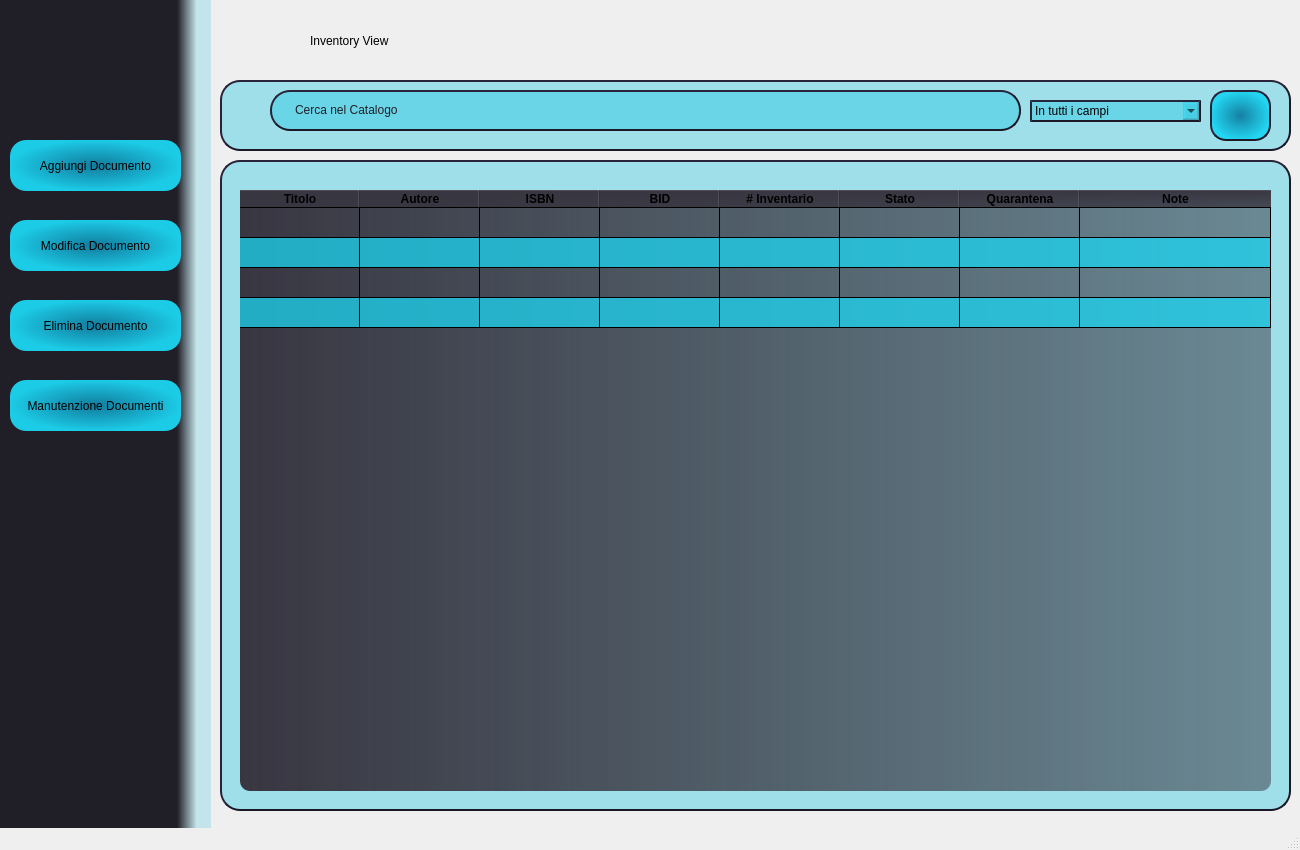
<?xml version="1.0" encoding="UTF-8"?>
<ui version="4.0">
 <class>Home</class>
 <widget class="QMainWindow" name="Home">
  <property name="geometry">
   <rect>
    <x>0</x>
    <y>0</y>
    <width>1300</width>
    <height>850</height>
   </rect>
  </property>
  <property name="minimumSize">
   <size>
    <width>760</width>
    <height>850</height>
   </size>
  </property>
  <property name="maximumSize">
   <size>
    <width>1300</width>
    <height>850</height>
   </size>
  </property>
  <property name="windowTitle">
   <string>Babelib</string>
  </property>
  <widget class="QWidget" name="centralwidget">
   <widget class="QFrame" name="frame">
    <property name="geometry">
     <rect>
      <x>220</x>
      <y>160</y>
      <width>1071</width>
      <height>651</height>
     </rect>
    </property>
    <property name="minimumSize">
     <size>
      <width>0</width>
      <height>1</height>
     </size>
    </property>
    <property name="styleSheet">
     <string notr="true">border-radius: 20px;
border-style: outset;
border-width: 2px;
border-color:rgb(27,25,39);
background-color:rgba(0, 192, 225, 85)</string>
    </property>
    <property name="frameShape">
     <enum>QFrame::StyledPanel</enum>
    </property>
    <property name="frameShadow">
     <enum>QFrame::Raised</enum>
    </property>
    <widget class="QTableWidget" name="itemTable">
     <property name="enabled">
      <bool>true</bool>
     </property>
     <property name="geometry">
      <rect>
       <x>20</x>
       <y>30</y>
       <width>1031</width>
       <height>601</height>
      </rect>
     </property>
     <property name="sizePolicy">
      <sizepolicy hsizetype="Preferred" vsizetype="Preferred">
       <horstretch>40</horstretch>
       <verstretch>40</verstretch>
      </sizepolicy>
     </property>
     <property name="minimumSize">
      <size>
       <width>100</width>
       <height>200</height>
      </size>
     </property>
     <property name="sizeIncrement">
      <size>
       <width>0</width>
       <height>0</height>
      </size>
     </property>
     <property name="mouseTracking">
      <bool>false</bool>
     </property>
     <property name="tabletTracking">
      <bool>false</bool>
     </property>
     <property name="accessibleName">
      <string/>
     </property>
     <property name="autoFillBackground">
      <bool>false</bool>
     </property>
     <property name="styleSheet">
      <string notr="true">background-color: rgb(27, 25, 39);
font: 14pt &quot;Source Code Pro for Powerline&quot;;
background-color:qlineargradient(spread:reflect, x1:0, y1:0, x2:1, y2:0, stop:0 rgba(56, 54, 65, 255), stop:1 rgba(56, 54, 65, 130));
qproperty-alignment: 'AlignLeft';
alternate-background-color: rgb(27, 213, 241,190);
border:none;
border-radius:10px;</string>
     </property>
     <property name="lineWidth">
      <number>1</number>
     </property>
     <property name="verticalScrollBarPolicy">
      <enum>Qt::ScrollBarAsNeeded</enum>
     </property>
     <property name="horizontalScrollBarPolicy">
      <enum>Qt::ScrollBarAlwaysOff</enum>
     </property>
     <property name="dragDropOverwriteMode">
      <bool>true</bool>
     </property>
     <property name="alternatingRowColors">
      <bool>true</bool>
     </property>
     <property name="gridStyle">
      <enum>Qt::SolidLine</enum>
     </property>
     <property name="sortingEnabled">
      <bool>true</bool>
     </property>
     <property name="rowCount">
      <number>4</number>
     </property>
     <attribute name="horizontalHeaderVisible">
      <bool>true</bool>
     </attribute>
     <attribute name="horizontalHeaderCascadingSectionResizes">
      <bool>false</bool>
     </attribute>
     <attribute name="horizontalHeaderDefaultSectionSize">
      <number>120</number>
     </attribute>
     <attribute name="horizontalHeaderHighlightSections">
      <bool>false</bool>
     </attribute>
     <attribute name="horizontalHeaderMinimumSectionSize">
      <number>30</number>
     </attribute>
     <attribute name="horizontalHeaderShowSortIndicator" stdset="0">
      <bool>true</bool>
     </attribute>
     <attribute name="horizontalHeaderStretchLastSection">
      <bool>true</bool>
     </attribute>
     <attribute name="verticalHeaderVisible">
      <bool>false</bool>
     </attribute>
     <attribute name="verticalHeaderCascadingSectionResizes">
      <bool>false</bool>
     </attribute>
     <attribute name="verticalHeaderHighlightSections">
      <bool>true</bool>
     </attribute>
     <attribute name="verticalHeaderShowSortIndicator" stdset="0">
      <bool>false</bool>
     </attribute>
     <attribute name="verticalHeaderStretchLastSection">
      <bool>false</bool>
     </attribute>
     <row>
      <property name="text">
       <string>New Row</string>
      </property>
     </row>
     <row>
      <property name="text">
       <string>New Row</string>
      </property>
     </row>
     <row>
      <property name="text">
       <string>New Row</string>
      </property>
     </row>
     <row>
      <property name="text">
       <string>New Row</string>
      </property>
     </row>
     <column>
      <property name="text">
       <string>Titolo</string>
      </property>
      <property name="font">
       <font>
        <weight>75</weight>
        <bold>true</bold>
       </font>
      </property>
     </column>
     <column>
      <property name="text">
       <string>Autore</string>
      </property>
      <property name="font">
       <font>
        <weight>75</weight>
        <bold>true</bold>
       </font>
      </property>
     </column>
     <column>
      <property name="text">
       <string>ISBN</string>
      </property>
      <property name="font">
       <font>
        <weight>75</weight>
        <bold>true</bold>
       </font>
      </property>
     </column>
     <column>
      <property name="text">
       <string>BID</string>
      </property>
      <property name="font">
       <font>
        <weight>75</weight>
        <bold>true</bold>
       </font>
      </property>
     </column>
     <column>
      <property name="text">
       <string># Inventario</string>
      </property>
      <property name="font">
       <font>
        <weight>75</weight>
        <bold>true</bold>
       </font>
      </property>
     </column>
     <column>
      <property name="text">
       <string>Stato</string>
      </property>
      <property name="font">
       <font>
        <weight>75</weight>
        <bold>true</bold>
       </font>
      </property>
     </column>
     <column>
      <property name="text">
       <string>Quarantena</string>
      </property>
      <property name="font">
       <font>
        <weight>75</weight>
        <bold>true</bold>
       </font>
      </property>
     </column>
     <column>
      <property name="text">
       <string>Note</string>
      </property>
      <property name="font">
       <font>
        <weight>75</weight>
        <bold>true</bold>
       </font>
      </property>
     </column>
     <item row="0" column="0">
      <property name="flags">
       <set>ItemIsEnabled</set>
      </property>
     </item>
    </widget>
   </widget>
   <widget class="QFrame" name="frame_2">
    <property name="geometry">
     <rect>
      <x>0</x>
      <y>0</y>
      <width>211</width>
      <height>831</height>
     </rect>
    </property>
    <property name="styleSheet">
     <string notr="true">border:none;
background-color:qlineargradient(spread:pad, x1:0.83936, y1:0, x2:1, y2:0, stop:0 rgba(32, 30, 39, 255), stop:0.571429 rgba(0, 178, 210, 48));
</string>
    </property>
    <property name="frameShape">
     <enum>QFrame::StyledPanel</enum>
    </property>
    <property name="frameShadow">
     <enum>QFrame::Raised</enum>
    </property>
    <widget class="QPushButton" name="deleteButton">
     <property name="geometry">
      <rect>
       <x>10</x>
       <y>300</y>
       <width>171</width>
       <height>51</height>
      </rect>
     </property>
     <property name="styleSheet">
      <string notr="true">background-color:qradialgradient(spread:pad, cx:0.499926, cy:0.5, radius:0.5, fx:0.5, fy:0.5, stop:0 rgba(18, 125, 160, 249), stop:1 rgba(27, 213, 241, 241));
border-radius:16px;</string>
     </property>
     <property name="text">
      <string>Elimina Documento</string>
     </property>
     <property name="icon">
      <iconset>
       <normaloff>images/remove book.png</normaloff>images/remove book.png</iconset>
     </property>
     <property name="iconSize">
      <size>
       <width>40</width>
       <height>40</height>
      </size>
     </property>
    </widget>
    <widget class="QPushButton" name="modifyButton">
     <property name="geometry">
      <rect>
       <x>10</x>
       <y>220</y>
       <width>171</width>
       <height>51</height>
      </rect>
     </property>
     <property name="styleSheet">
      <string notr="true">background-color:qradialgradient(spread:pad, cx:0.499926, cy:0.5, radius:0.5, fx:0.5, fy:0.5, stop:0 rgba(18, 125, 160, 249), stop:1 rgba(27, 213, 241, 241));
border-radius:16px;</string>
     </property>
     <property name="text">
      <string>Modifica Documento</string>
     </property>
     <property name="icon">
      <iconset>
       <normaloff>images/modify book.png</normaloff>images/modify book.png</iconset>
     </property>
     <property name="iconSize">
      <size>
       <width>40</width>
       <height>40</height>
      </size>
     </property>
    </widget>
    <widget class="QLabel" name="label_7">
     <property name="geometry">
      <rect>
       <x>50</x>
       <y>20</y>
       <width>91</width>
       <height>81</height>
      </rect>
     </property>
     <property name="styleSheet">
      <string notr="true">background-color:transparent;</string>
     </property>
     <property name="text">
      <string/>
     </property>
     <property name="textFormat">
      <enum>Qt::RichText</enum>
     </property>
     <property name="pixmap">
      <pixmap>../Home View/images/Babelib.icns</pixmap>
     </property>
     <property name="scaledContents">
      <bool>true</bool>
     </property>
    </widget>
    <widget class="QPushButton" name="addButton">
     <property name="geometry">
      <rect>
       <x>10</x>
       <y>140</y>
       <width>171</width>
       <height>51</height>
      </rect>
     </property>
     <property name="styleSheet">
      <string notr="true">border-radius:16px;
background-color:qradialgradient(spread:pad, cx:0.499926, cy:0.5, radius:0.5, fx:0.5, fy:0.5, stop:0 rgba(18, 125, 160, 249), stop:1 rgba(27, 213, 241, 241));</string>
     </property>
     <property name="text">
      <string>Aggiungi Documento</string>
     </property>
     <property name="icon">
      <iconset>
       <normaloff>images/add book.png</normaloff>images/add book.png</iconset>
     </property>
     <property name="iconSize">
      <size>
       <width>40</width>
       <height>40</height>
      </size>
     </property>
     <property name="checkable">
      <bool>false</bool>
     </property>
    </widget>
    <widget class="QPushButton" name="settingButton">
     <property name="geometry">
      <rect>
       <x>60</x>
       <y>740</y>
       <width>71</width>
       <height>51</height>
      </rect>
     </property>
     <property name="styleSheet">
      <string notr="true">background-color:transparent;</string>
     </property>
     <property name="text">
      <string/>
     </property>
     <property name="icon">
      <iconset>
       <normaloff>images/go back.png</normaloff>images/go back.png</iconset>
     </property>
     <property name="iconSize">
      <size>
       <width>40</width>
       <height>40</height>
      </size>
     </property>
    </widget>
    <widget class="QPushButton" name="maintainanceButton">
     <property name="geometry">
      <rect>
       <x>10</x>
       <y>380</y>
       <width>171</width>
       <height>51</height>
      </rect>
     </property>
     <property name="styleSheet">
      <string notr="true">background-color:qradialgradient(spread:pad, cx:0.499926, cy:0.5, radius:0.5, fx:0.5, fy:0.5, stop:0 rgba(18, 125, 160, 249), stop:1 rgba(27, 213, 241, 241));
border-radius:16px;</string>
     </property>
     <property name="text">
      <string>Manutenzione Documenti</string>
     </property>
     <property name="icon">
      <iconset>
       <normaloff>images/maintenance.png</normaloff>images/maintenance.png</iconset>
     </property>
     <property name="iconSize">
      <size>
       <width>40</width>
       <height>40</height>
      </size>
     </property>
    </widget>
   </widget>
   <widget class="QLabel" name="background">
    <property name="geometry">
     <rect>
      <x>130</x>
      <y>-10</y>
      <width>1371</width>
      <height>1091</height>
     </rect>
    </property>
    <property name="text">
     <string/>
    </property>
    <property name="textFormat">
     <enum>Qt::RichText</enum>
    </property>
    <property name="pixmap">
     <pixmap>../Home View/images/Sfondo.png</pixmap>
    </property>
    <property name="scaledContents">
     <bool>true</bool>
    </property>
   </widget>
   <widget class="QFrame" name="searchFrame">
    <property name="geometry">
     <rect>
      <x>220</x>
      <y>80</y>
      <width>1071</width>
      <height>71</height>
     </rect>
    </property>
    <property name="minimumSize">
     <size>
      <width>0</width>
      <height>1</height>
     </size>
    </property>
    <property name="styleSheet">
     <string notr="true">border-radius: 20px;
border-style: outset;
border-width: 2px;
border-color:rgb(27,25,39);
background-color:rgba(0, 192, 225, 85)</string>
    </property>
    <property name="frameShape">
     <enum>QFrame::StyledPanel</enum>
    </property>
    <property name="frameShadow">
     <enum>QFrame::Raised</enum>
    </property>
    <widget class="QLineEdit" name="searchLine">
     <property name="geometry">
      <rect>
       <x>50</x>
       <y>10</y>
       <width>751</width>
       <height>41</height>
      </rect>
     </property>
     <property name="text">
      <string/>
     </property>
    </widget>
    <widget class="QLabel" name="label_2">
     <property name="geometry">
      <rect>
       <x>70</x>
       <y>19</y>
       <width>291</width>
       <height>21</height>
      </rect>
     </property>
     <property name="styleSheet">
      <string notr="true">background-color: transparent;
border-color: transparent;
color: rgb(32, 30, 39);
font: italic 10pt &quot;Arial&quot;;</string>
     </property>
     <property name="text">
      <string>Cerca nel Catalogo</string>
     </property>
    </widget>
    <widget class="QComboBox" name="filterBox">
     <property name="geometry">
      <rect>
       <x>810</x>
       <y>20</y>
       <width>171</width>
       <height>22</height>
      </rect>
     </property>
     <property name="styleSheet">
      <string notr="true">font: italic 10pt &quot;Arial&quot;;</string>
     </property>
     <item>
      <property name="text">
       <string>In tutti i campi</string>
      </property>
     </item>
     <item>
      <property name="text">
       <string>Autore</string>
      </property>
     </item>
     <item>
      <property name="text">
       <string>Titolo</string>
      </property>
     </item>
     <item>
      <property name="text">
       <string>ISBN</string>
      </property>
     </item>
    </widget>
    <widget class="QPushButton" name="searchButton">
     <property name="geometry">
      <rect>
       <x>990</x>
       <y>10</y>
       <width>61</width>
       <height>51</height>
      </rect>
     </property>
     <property name="styleSheet">
      <string notr="true">background-color:qradialgradient(spread:pad, cx:0.499926, cy:0.5, radius:0.5, fx:0.5, fy:0.5, stop:0 rgba(18, 125, 160, 249), stop:1 rgba(27, 213, 241, 241));
border-radius:16px;</string>
     </property>
     <property name="text">
      <string/>
     </property>
     <property name="icon">
      <iconset>
       <normaloff>../../../../Downloads/magnifier.png</normaloff>
       <normalon>../../../../Downloads/loupe (1).png</normalon>
       <activeon>../../../../Downloads/loupe (1).png</activeon>
       <selectedon>../../../../Downloads/loupe (1).png</selectedon>../../../../Downloads/magnifier.png</iconset>
     </property>
     <property name="iconSize">
      <size>
       <width>32</width>
       <height>32</height>
      </size>
     </property>
    </widget>
   </widget>
   <widget class="QLabel" name="label">
    <property name="geometry">
     <rect>
      <x>310</x>
      <y>30</y>
      <width>141</width>
      <height>21</height>
     </rect>
    </property>
    <property name="styleSheet">
     <string notr="true">font: bold 13pt &quot;&quot;;
</string>
    </property>
    <property name="text">
     <string>Inventory View</string>
    </property>
   </widget>
   <widget class="QLabel" name="label_3">
    <property name="geometry">
     <rect>
      <x>240</x>
      <y>20</y>
      <width>51</width>
      <height>51</height>
     </rect>
    </property>
    <property name="text">
     <string/>
    </property>
    <property name="pixmap">
     <pixmap>../Home View/images/Icona Catalogazione.png</pixmap>
    </property>
    <property name="scaledContents">
     <bool>true</bool>
    </property>
   </widget>
   <zorder>background</zorder>
   <zorder>frame</zorder>
   <zorder>frame_2</zorder>
   <zorder>searchFrame</zorder>
   <zorder>label</zorder>
   <zorder>label_3</zorder>
  </widget>
  <widget class="QStatusBar" name="statusbar"/>
  <action name="actionModifica">
   <property name="text">
    <string>Modifica</string>
   </property>
  </action>
 </widget>
 <resources/>
 <connections/>
</ui>
